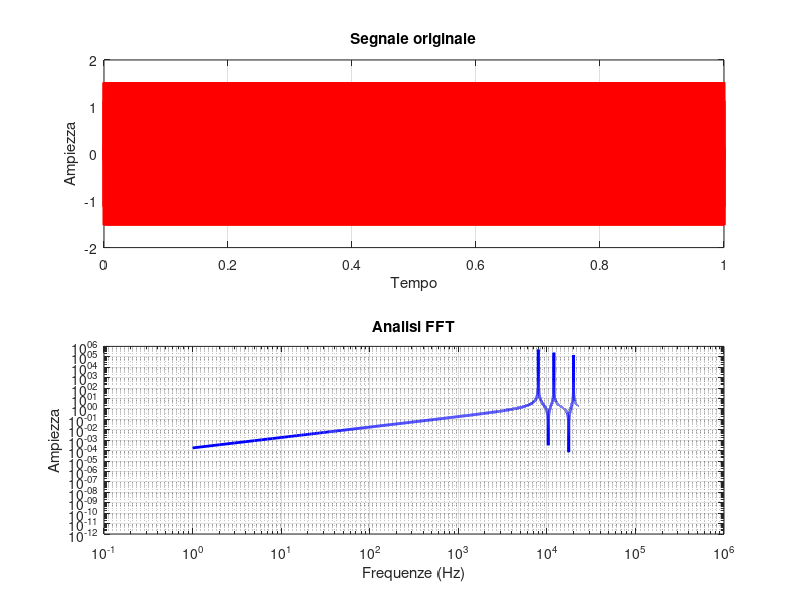

MATLAB code for this plot:
%---------------------------------------------------%
%          Testo spettri & minimi/massimi           %
%---------------------------------------------------%

close all
clear all
clc


%--------------------------------------------------%
%        Function to compute FFT amplitudes        %
%--------------------------------------------------%
function power = offset_SpectrumAnalysis(segnale)
    % Calcolo le dimensioni del campione preso in considerazione per l'
    % analisi in FFT e faccio la FFT
    M = 2 * ceil(length(segnale)/2);
    fou = fft(segnale, M);
    
    % Normalizzo e considero il modulo
    fou = fou/M;
    power = fou.*conj(fou);
end



%------------------------------------------------------%
%     Function to test FFT interval we want to use     %
%------------------------------------------------------%
function freqMax = testIntervalFFT(t, segnale)
    % Calcolo il tempo di sampling
    dt = (t(160)-t(150))/10;

    % Valuto le frequenze caratteristiche di campionamento
    fprintf('PUNTO 1:\n')
    fprintf('Frequenza di Nyquist-Shannon: %e\n', 1/(2*dt))
    fprintf('Frequenza di risoluzione: %e\n', 1/(length(t)*dt))
    fprintf('\n')

    % Computing valuable variables to study spectrum behaviour
    frequenze = 0:1/(length(t)*dt):1/(2*dt);
    fourSign = abs(fft(segnale));
    ampiezze = fourSign(1:length(frequenze));

    [maxSign, ind] = max(ampiezze);
    [max3, ind3] = max(ampiezze(int32(44 * ind/15) : int32(46 * ind/15)));

    % Primo subplot --> grafico il segnale considerato
    figure; subplot(2, 1, 1);
    plot(t, segnale, 'r-', 'LineWidth',2); hold on; grid on;
    title('Segnale originale'); xlabel('Tempo'); ylabel('Ampiezza');

    % Secondo subplot --> grafico in scala log-log la FFT Analysis
    subplot(2, 1, 2);
    loglog(frequenze, ampiezze, 'b-', 'LineWidth', 2); hold on; grid on;
    title('Analisi FFT'); xlabel('Frequenze (Hz)'); ylabel('Ampiezza');

    freqMax = frequenze(ind);
end


% Per effettuare l'analisi con FFT vogliamo utilizzare i seguenti limiti
% all'intervallo temporale preso in considerazione. Abbiamo che:
%           ---> 100ms      min:  74.9 ms   max:  99.9 ms
%           ---> 125ms      min:  99.9 ms   max: 124.9 ms
%           ---> 150ms      min: 129.9 ms   max: 149.9 ms
%           ---> 175ms      min: 154.9 ms   max: 174.9 ms
%           ---> 200ms      min: 179.9 ms   max: 199.9 ms
%           ---> 225ms      min: 204.9 ms   max: 224.9 ms
%           ---> 250ms      min: 229.9 ms   max: 249.9 ms
%           ---> 275ms      min: 249.9 ms   max: 274.9 ms
%           ---> 300ms      min: 269.9 ms   max: 299.9 ms

% Parametri per lettura del segnale
udmv = 0.001; udmt = 0.001;
path = '/home/filippo/Desktop/CODICINI/LABO_PLASMI/Esperienze/Esperienza 1/Dati/Signals/series5_100ms/segnale06.txt';

% Apertura del canale di comunicazione con il file in questione
tfour = 0:1e-6:1; w1 = 8e3; w2 = 12e3; w3 = 20e3;
vfour = sin(2*pi*w1*tfour) + 0.5*sin(2*pi*w2*tfour) + 0.3*sin(2*pi*w3*tfour);
%data = fopen(path, 'rt'); N = 3; 
%filescan = textscan(data,'%f %f','HeaderLines',N);
%t = filescan {1,1}; v = filescan {1,2};

% Testo il segnale preso in considerazione
%tmin = 79.9; tmax = 99.9;
%tfour = t((t>tmin) & (t<tmax));
%vfour = v((t>tmin) & (t<tmax));
%tfour = tfour * udmt; vfour = vfour * udmv;


fMax = testIntervalFFT(tfour, vfour);
disp(["La frequenza di picco dell'analisi in FFT è pari a:" num2str(fMax)])


% Variazione della frequenza di massimo al cambiare dell'ampiezza dell
% intervallo di campionamento (per evoluzione libera pari a 200 ms):
%               --->    Ampiezza:  2 ms     Risoluzione: 500.0 Hz     Picco: 17000 Hz
%               --->    Ampiezza:  3 ms     Risoluzione: 333.0 Hz     Picco: 17333 Hz
%               --->    Ampiezza:  5 ms     Risoluzione: 200.0 Hz     Picco: 17200 Hz
%               --->    Ampiezza: 10 ms     Risoluzione: 100.0 Hz     Picco: 17200 Hz
%               --->    Ampiezza: 15 ms     Risoluzione:  75.0 Hz     Picco: 17200 Hz
%               --->    Ampiezza: 20 ms     Risoluzione:  50.0 Hz     Picco: 17200 Hz
%               --->    Ampiezza: 30 ms     Risoluzione:  33.3 Hz     Picco: 17200 Hz
%               --->    Ampiezza: 40 ms     Risoluzione:  25.0 Hz     Picco: 17175 Hz